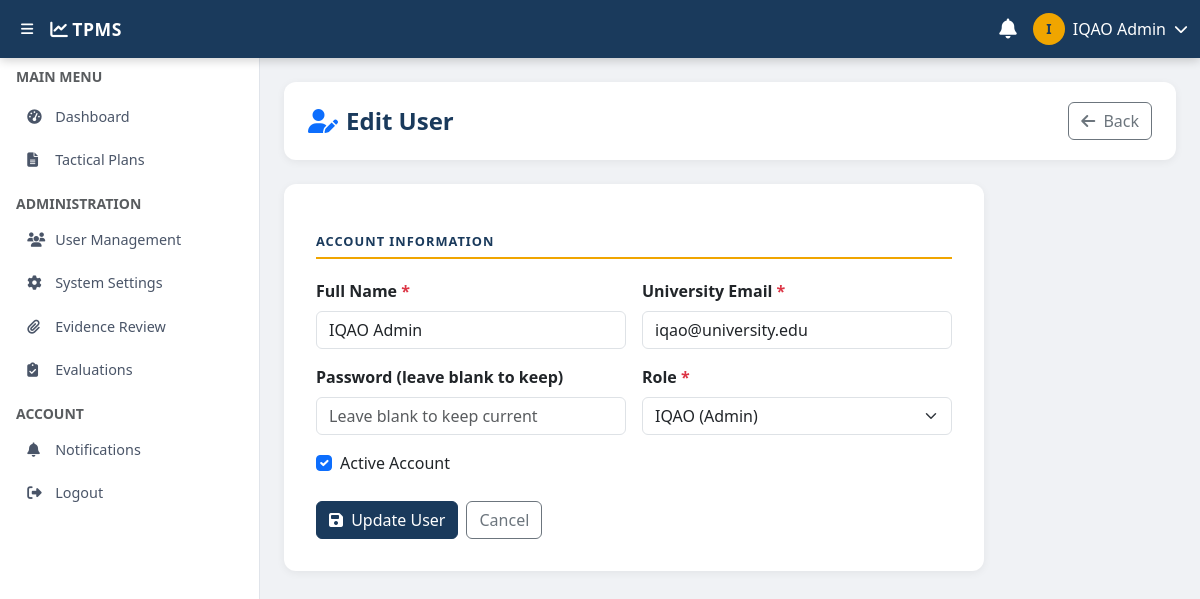
/admin/user_form.php?id=1 (signed in), run on the app's committed database.
### tables this page shows
CREATE TABLE users (
    id INT PRIMARY KEY AUTO_INCREMENT,
    name VARCHAR(200) NOT NULL,
    email VARCHAR(200) UNIQUE NOT NULL,
    password VARCHAR(255) NOT NULL,
    role ENUM('process_owner','division_chief','iqao','president') NOT NULL,
    department_id INT NULL,
    division_id INT NULL,
    is_active TINYINT(1) DEFAULT 1,
    created_at TIMESTAMP DEFAULT CURRENT_TIMESTAMP,
    updated_at TIMESTAMP DEFAULT CURRENT_TIMESTAMP ON UPDATE CURRENT_TIMESTAMP,
    FOREIGN KEY (department_id) REFERENCES departments(id) ON DELETE SET NULL,
    FOREIGN KEY (division_id) REFERENCES divisions(id) ON DELETE SET NULL
);

### includes/functions.php (called while the page is built, shortened)
<?php
function e($str) {
    return htmlspecialchars((string)$str, ENT_QUOTES, 'UTF-8');
}
function currentUser(PDO $pdo) {
    static $user = null;
    if ($user === null && isset($_SESSION['user_id'])) {
        $stmt = $pdo->prepare("
            SELECT u.*, d.name AS department_name, d.code AS department_code, dv.name AS division_name
            FROM users u
            LEFT JOIN departments d ON u.department_id = d.id
            LEFT JOIN divisions dv ON u.division_id = dv.id
            WHERE u.id = ?
        ");
        $stmt->execute([$_SESSION['user_id']]);
        $user = $stmt->fetch();
    }
    return $user;
}

### admin/user_form.php (the view, shortened to what this page needs)
<?php
require_once __DIR__ . '/../config/database.php';
require_once __DIR__ . '/../includes/functions.php';
$userId = (int)($_GET['id'] ?? 0);
$isEdit = $userId > 0;
$editUser = null;
if ($isEdit) {
    $stmt = $pdo->prepare("SELECT * FROM users WHERE id=?");
    $stmt->execute([$userId]);
    $editUser = $stmt->fetch();
}
?>
<?php include __DIR__ . '/../includes/header.php'; ?>
<?php include __DIR__ . '/../includes/sidebar.php'; ?>
<div class="content-wrapper">
    <div class="page-header">
        <h4><i class="fas fa-user-<?= $isEdit ? 'edit' : 'plus' ?> me-2 text-primary"></i><?= $isEdit ? 'Edit User' : 'Add New User' ?></h4>
        <a href="<?= APP_URL ?>/admin/users.php" class="btn btn-outline-secondary">
            <i class="fas fa-arrow-left me-1"></i> Back
        </a>
    </div>
    <div class="form-card" style="max-width:700px">
        <form method="POST">
            <div class="form-section-title">Account Information</div>
            <div class="row g-3">
                <div class="col-md-6">
                    <label class="form-label fw-semibold">Full Name <span class="text-danger">*</span></label>
                    <input type="text" name="name" class="form-control" value="<?= e($editUser['name'] ?? $_POST['name'] ?? '') ?>" required>
                </div>
                <div class="col-md-6">
                    <label class="form-label fw-semibold">University Email <span class="text-danger">*</span></label>
                    <input type="email" name="email" class="form-control" value="<?= e($editUser['email'] ?? $_POST['email'] ?? '') ?>" required>
                </div>
                <div class="col-md-6">
                    <label class="form-label fw-semibold">Password <?= $isEdit ? '(leave blank to keep)' : '*' ?></label>
                    <input type="password" name="password" class="form-control" <?= !$isEdit ? 'required' : '' ?> minlength="8"
                           placeholder="<?= $isEdit ? 'Leave blank to keep current' : 'Minimum 8 characters' ?>">
                </div>
                <div class="col-md-6">
                    <label class="form-label fw-semibold">Role <span class="text-danger">*</span></label>
                    <select name="role" class="form-select" id="roleSelect" required onchange="updateFields()">
                        <option value="iqao" <?= ($editUser['role']??'')===ROLE_IQAO?'selected':'' ?>>IQAO (Admin)</option>
                    </select>
                </div>
                <div class="col-12">
                    <div class="form-check">
                        <input type="checkbox" name="is_active" id="isActive" class="form-check-input" value="1"
                               <?= ($editUser['is_active']??1) ? 'checked' : '' ?>>
                        <label class="form-check-label" for="isActive">Active Account</label>
                    </div>
                </div>
            </div>
            <div class="d-flex gap-2 mt-4">
                <button type="submit" class="btn btn-primary">
                    <i class="fas fa-save me-1"></i> <?= $isEdit ? 'Update User' : 'Create User' ?>
                </button>
                <a href="<?= APP_URL ?>/admin/users.php" class="btn btn-outline-secondary">Cancel</a>
            </div>
        </form>
    </div>
</div>
<?php include __DIR__ . '/../includes/footer.php'; ?>

### includes/header.php (shortened to what this page needs)
<!DOCTYPE html>
<html lang="en">
<head>
<link href="https://cdn.jsdelivr.net/npm/bootstrap@5.3.2/dist/css/bootstrap.min.css" rel="stylesheet">
<link href="https://cdnjs.cloudflare.com/ajax/libs/font-awesome/6.5.0/css/all.min.css" rel="stylesheet">
<link href="https://cdn.datatables.net/1.13.8/css/dataTables.bootstrap5.min.css" rel="stylesheet">
<link href="<?= APP_URL ?>/assets/css/style.css" rel="stylesheet">
</head>
<body>
<?php $user = currentUser($pdo); $unread = getUnreadCount($pdo, $_SESSION['user_id']); ?>
<nav class="navbar navbar-expand-lg navbar-dark tpms-navbar fixed-top">
    <div class="container-fluid">
        <button class="btn btn-sm text-white me-2" id="sidebarToggle">
            <i class="fas fa-bars"></i>
        </button>
        <a class="navbar-brand fw-bold" href="<?= APP_URL ?>/dashboard.php">
            <i class="fas fa-chart-line me-1"></i><?= APP_NAME ?>
        </a>
        <div class="ms-auto d-flex align-items-center gap-3">
            <div class="dropdown">
                <a href="#" class="text-white position-relative" data-bs-toggle="dropdown" id="notifBell">
                    <i class="fas fa-bell fa-lg"></i>
                </a>
            </div>
            <div class="dropdown">
                <a href="#" class="text-white d-flex align-items-center gap-2 text-decoration-none" data-bs-toggle="dropdown">
                    <div class="avatar-circle"><?= strtoupper(substr($user['name'], 0, 1)) ?></div>
                    <span class="d-none d-md-block"><?= e($user['name']) ?></span>
                    <i class="fas fa-chevron-down small"></i>
                </a>
            </div>
        </div>
    </div>
</nav>
<div class="wrapper">

### assets/css/style.css (style rules this page uses)
:root { --primary: #1a3a5c; --primary-light: #254d7a; --accent: #f0a500; --accent-light: #ffc53d; --sidebar-width: 260px; --navbar-height: 58px; }
body { font-family: 'Segoe UI', sans-serif; background: #f0f2f5; padding-top: var(--navbar-height); }
.tpms-navbar { background: var(--primary) !important; box-shadow: 0 2px 10px rgba(0,0,0,.2); height: var(--navbar-height); }
.tpms-navbar .navbar-brand { font-size: 1.1rem; letter-spacing: .5px; }
.wrapper { display: flex; }
.content-wrapper { margin-left: var(--sidebar-width); padding: 24px; flex: 1; min-height: calc(100vh - var(--navbar-height)); transition: margin .25s ease; }
.avatar-circle { width: 32px; height: 32px; background: var(--accent); color: var(--primary); border-radius: 50%; display: flex; align-items: center; justify-content: center; font-weight: 700; font-size: .85rem; }
.page-header { background: #fff; border-radius: 12px; padding: 1.25rem 1.5rem; margin-bottom: 1.5rem; box-shadow: 0 2px 8px rgba(0,0,0,.06); display: flex; align-items: center; justify-content: space-between; }
.page-header h4 { margin: 0; color: var(--primary); font-weight: 700; }
.form-card { background: #fff; border-radius: 12px; padding: 2rem; box-shadow: 0 2px 8px rgba(0,0,0,.06); }
.form-section-title { font-size: .8rem; text-transform: uppercase; letter-spacing: 1px; color: var(--primary); font-weight: 700; border-bottom: 2px solid var(--accent); padding-bottom: 6px; margin-bottom: 1.25rem; margin-top: 1rem; }
.btn-primary { background: var(--primary); border-color: var(--primary); }

### data on the page
users: name "I", name "IQAO Admin", email "iqao@university.edu", role "IQAO (Admin)", is_active "☑"

### other printed values
APP_NAME "TPMS"
$label "Dashboard Tactical Plans User Management System Settings Evidence Review Evaluations Notifications"
